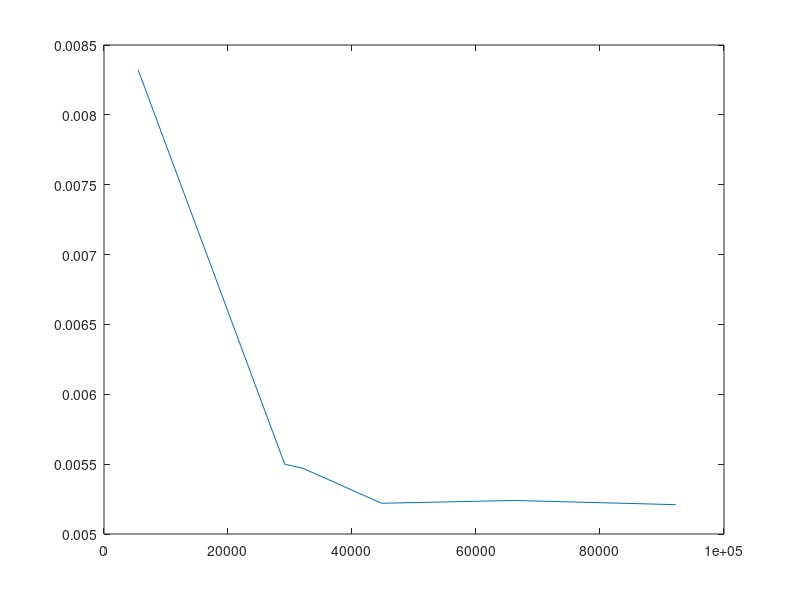

Source code (MATLAB):
clear all;
clc;

re = [92202 66198 44767 32099 29146 5524];
fe = [0.00521 0.00524 0.00522 0.00547 0.0055 0.00832];

plot(re,fe,'-');